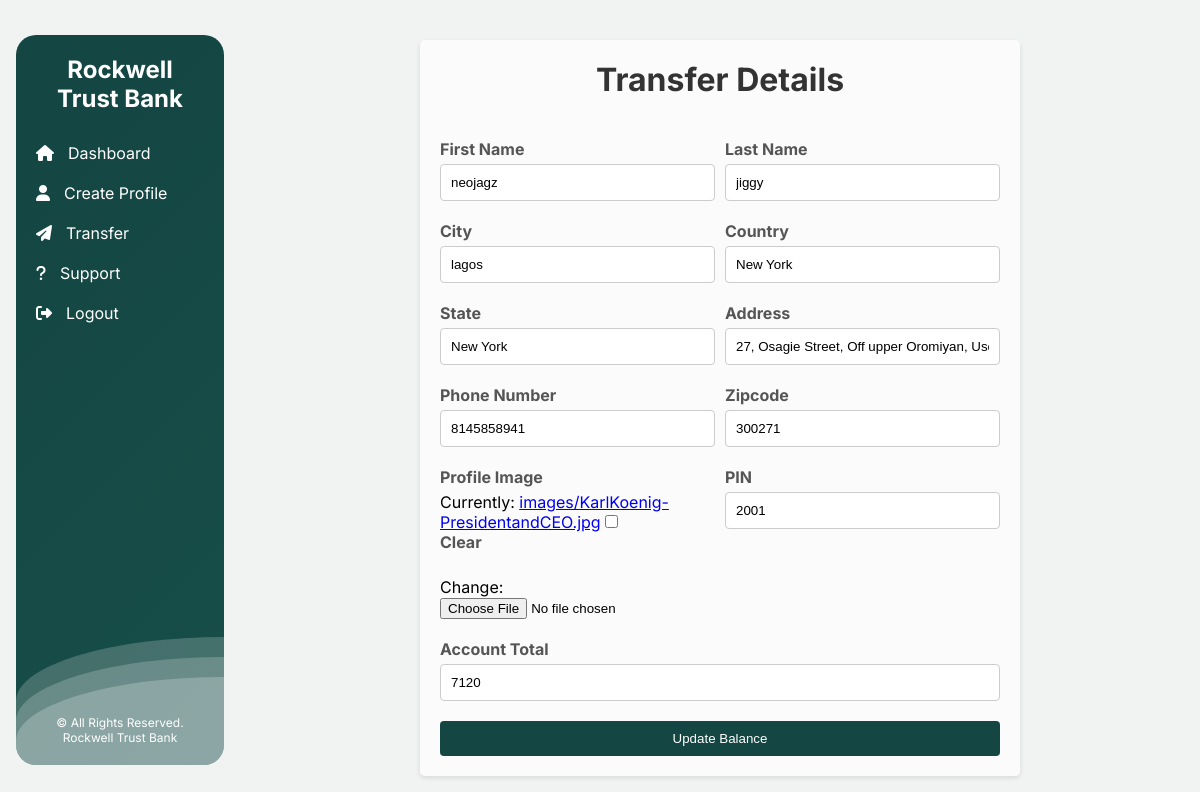
The page /update-profile/ (signed in) on the database as committed earlier.
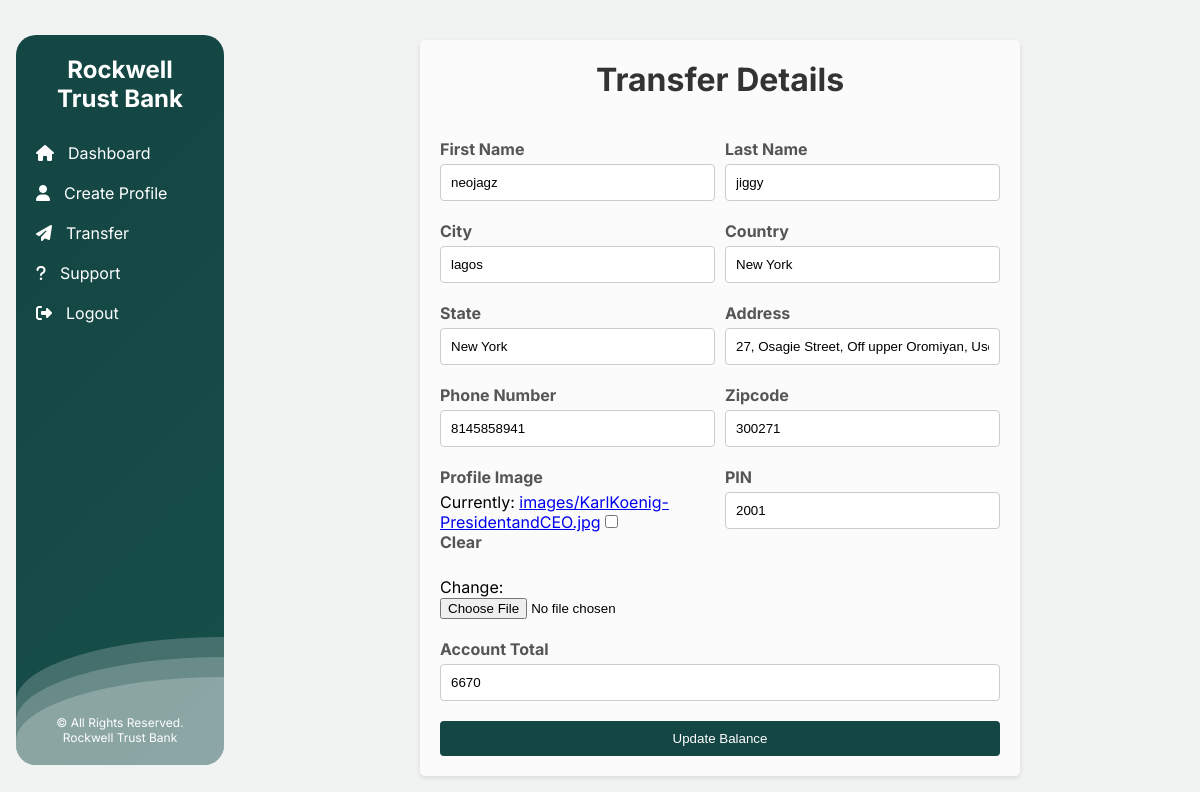
The same page on the database as committed later.
### rockwellbank/models.py (models this page shows, shortened)
class Portfolio(models.Model):
    username= models.OneToOneField(User, on_delete=models.CASCADE, blank=True, null=True)
    first_name = models.CharField(max_length=500, blank= True, null = True)
    last_name = models.CharField(max_length=200, blank= True, null = True)
    expiry_date = models.CharField(max_length=200, blank= True, null = True)
    city = models.CharField(max_length=200, blank= True, null = True)
    Country = models.CharField(max_length=200, blank= True, null = True)
    state = models.CharField(max_length=200, blank= True, null = True)
    address = models.CharField(max_length=200, blank= True, null = True)
    phone_number = models.IntegerField( blank= True, null = True)
    zipcode = models.IntegerField( blank= True, null = True)
    profile_image = models.ImageField(blank=True, null=True, upload_to="images/")
    account_total = models.IntegerField(blank= True, null = True)
    pin = models.IntegerField(null= True, blank= True)

### rockwellbank/views.py (the view)
# urls.py: path('update-profile/', views.updatebalance, name = 'updatebalance'),
def updatebalance(request):
    log_user = request.user.id
    portfolio_instance, created = Portfolio.objects.get_or_create(username=log_user)
    if request.method == 'POST':
        update_pin_form = PortfolioUpdateForm(request.POST, instance=portfolio_instance)
        if update_pin_form.is_valid():
            update_pin_form.save()
            messages.success(request, 'Profile updated successfully.')
            return redirect('portfolio')
    else:
        update_pin_form = PortfolioUpdateForm(instance=portfolio_instance)
    return render(request, 'updatebalance.html', {'update_pin_form': update_pin_form})

### rockwellbank/forms.py
class PortfolioUpdateForm(forms.ModelForm):
    class Meta:
        model = Portfolio
        fields = ['first_name', 'last_name', 'city', 'Country', 'state', 'address', 'phone_number', 'zipcode', 'profile_image', 'pin', 'account_total']

### rockwellbank/templates/updatebalance.html (shortened to what the changed rows need)
{% load static %}
<!DOCTYPE html>
<html lang="en">
  <head>
    <link rel="stylesheet" href="{%static 'styles/dashboard.css' %}" />
  <link rel="stylesheet" href="{%static 'styles/transfer-form.css' %}">
    <link
    rel="stylesheet"
    href="https://cdnjs.cloudflare.com/ajax/libs/font-awesome/6.5.1/css/all.min.css"
  />
  </head>
  <body>
    <div class="dashboard-container">
    <div class="sidebar">
      <div class="sidebar-in-container">
        <div class="logo">
          <h2>Rockwell Trust Bank</h2>
        </div>
      </div>
    </div>
    <div class="content">
      <main>
        <div id="profile" class="content-section show">
            <div class="container">
                <h1>Transfer Details</h1>
                <form id="updateBalanceForm" action="{% url 'updatebalance' %}" method="POST" enctype="multipart/form-data" class="contact-form">
                    <div class="form-row">
                        <div class="form-group">
                            <label for="{{ update_pin_form.first_name.id_for_label }}">First Name</label>
                            {{ update_pin_form.first_name }}
                        </div>
                        <div class="form-group">
                            <label for="{{ update_pin_form.last_name.id_for_label }}">Last Name</label>
                            {{ update_pin_form.last_name }}
                        </div>
                    </div>
                    <div class="form-row">
                        <div class="form-group">
                            <label for="{{ update_pin_form.city.id_for_label }}">City</label>
                            {{ update_pin_form.city }}
                        </div>
                        <div class="form-group">
                            <label for="{{ update_pin_form.Country.id_for_label }}">Country</label>
                            {{ update_pin_form.Country }}
                        </div>
                    </div>
                    <div class="form-row">
                        <div class="form-group">
                            <label for="{{ update_pin_form.state.id_for_label }}">State</label>
                            {{ update_pin_form.state }}
                        </div>
                        <div class="form-group">
                            <label for="{{ update_pin_form.address.id_for_label }}">Address</label>
                            {{ update_pin_form.address }}
                        </div>
                    </div>
                    <div class="form-row">
                        <div class="form-group">
                            <label for="{{ update_pin_form.phone_number.id_for_label }}">Phone Number</label>
                            {{ update_pin_form.phone_number }}
                        </div>
                        <div class="form-group">
                            <label for="{{ update_pin_form.zipcode.id_for_label }}">Zipcode</label>
                            {{ update_pin_form.zipcode }}
                        </div>
                    </div>
                    <div class="form-row">
                        <div class="form-group">
                            <label for="{{ update_pin_form.profile_image.id_for_label }}">Profile Image</label>
                            {{ update_pin_form.profile_image }}
                        </div>
                        <div class="form-group">
                            <label for="{{ update_pin_form.pin.id_for_label }}">PIN</label>
                            {{ update_pin_form.pin }}
                        </div>
                    </div>
                    <div class="form-row">
                        <div class="form-group">
                            <label for="{{ update_pin_form.account_total.id_for_label }}">Account Total</label>
                            {{ update_pin_form.account_total }}
                        </div>
                    </div>
                </form>
              </div>
        </div>
      </main>
    </div>
  </div>
  </body>
</html>

Rows that differ between the two databases and show on the page:
changed Portfolio "neojagz": account_total "7120" → "6670"
